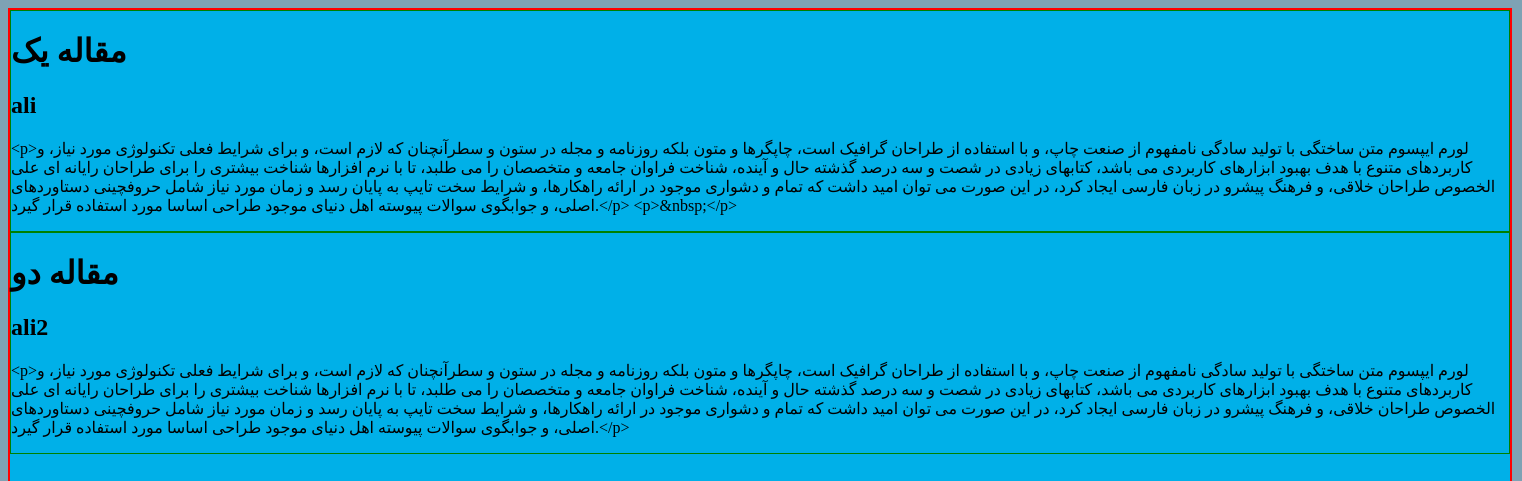
The page / on the database its author committed.
### blog/models.py (models this page shows)
class Article(models.Model):
    title = models.CharField(max_length=128, null=False, blank=False)
    content = RichTextField()
    created_at = models.DateTimeField(default=datetime.now, blank=False)
    category = models.CharField(max_length=128, null=False, blank=False)
    author = models.ForeignKey(User, on_delete=models.CASCADE)

### blog/views.py (the view)
# urls.py: path('', views.IndexPage.as_view(), name="index")
class IndexPage(TemplateView):
    def get(self, request, **kwargs):
        article_data = []
        all_articles = Article.objects.all().order_by('created_at')[:2]
        for article in all_articles:
            article_data.append(
                {
                    "title": article.title,
                    "category": article.category,
                    "created_at": article.created_at,
                    "author": article.author.first_name,
                    "content": article.content,
                }
            )
        context = {
            "article_data": article_data
        }
        return render(request, "index.html", context)

### blog/templates/index.html (shortened to what this page needs)
<!DOCTYPE html>
<html lang="en">
<head>
    <link rel="stylesheet" href="static/index.css">
</head>
<body id="main_body">
<div id="container">
    {% for article in article_data %}
        <div class="divs">
        <h1>{{ article.title }}</h1>
        <h2> {{ article.author }} </h2>
        <p>{{ article.content }}</p>
        </div>
    {%  endfor %}
</div>
</body>
</html>

### static/index.css (style rules this page uses)
#main_body { background-color: #7ea2b4; }
#container { width: 1500px; height: 800px; background-color: #00B0E8; border: solid red 2px; }
.divs { border: solid green 1px; }

### rows shown on the page
Article: title "مقاله یک", content "<p>لورم ایپسوم متن ساختگی با تولید سادگی نامفهوم از صنعت چاپ، و با استفاده از طراحان گرافیک است، چاپگرها و متون بلکه روزنامه و مجله در ستون و سطرآنچنان که لازم است، و برای شرایط فعلی تکنولوژی مورد نیاز، و کاربردهای متنوع با هدف بهبود ابزارهای کاربردی می باشد، کتابهای زیادی در شصت و سه درصد گذشته حال و آینده، شناخت فراوان جامعه و متخصصان را می طلبد، تا با نرم افزارها شناخت بیشتری را برای طراحان رایانه ای علی الخصوص طراحان خلاقی، و فرهنگ پیشرو در زبان فارسی ایجاد کرد، در این صورت می توان امید داشت که تمام و دشواری موجود در ارائه راهکارها، و شرایط سخت تایپ به پایان رسد و زمان مورد نیاز شامل حروفچینی دستاوردهای اصلی، و جوابگوی سوالات پیوسته اهل دنیای موجود طراحی اساسا مورد استفاده قرار…"
Article: title "مقاله دو", content "<p>لورم ایپسوم متن ساختگی با تولید سادگی نامفهوم از صنعت چاپ، و با استفاده از طراحان گرافیک است، چاپگرها و متون بلکه روزنامه و مجله در ستون و سطرآنچنان که لازم است، و برای شرایط فعلی تکنولوژی مورد نیاز، و کاربردهای متنوع با هدف بهبود ابزارهای کاربردی می باشد، کتابهای زیادی در شصت و سه درصد گذشته حال و آینده، شناخت فراوان جامعه و متخصصان را می طلبد، تا با نرم افزارها شناخت بیشتری را برای طراحان رایانه ای علی الخصوص طراحان خلاقی، و فرهنگ پیشرو در زبان فارسی ایجاد کرد، در این صورت می توان امید داشت که تمام و دشواری موجود در ارائه راهکارها، و شرایط سخت تایپ به پایان رسد و زمان مورد نیاز شامل حروفچینی دستاوردهای اصلی، و جوابگوی سوالات پیوسته اهل دنیای موجود طراحی اساسا مورد استفاده قرار گیرد.</p>"

### other values the page prints
{{ article.author }} "ali" "ali2"
